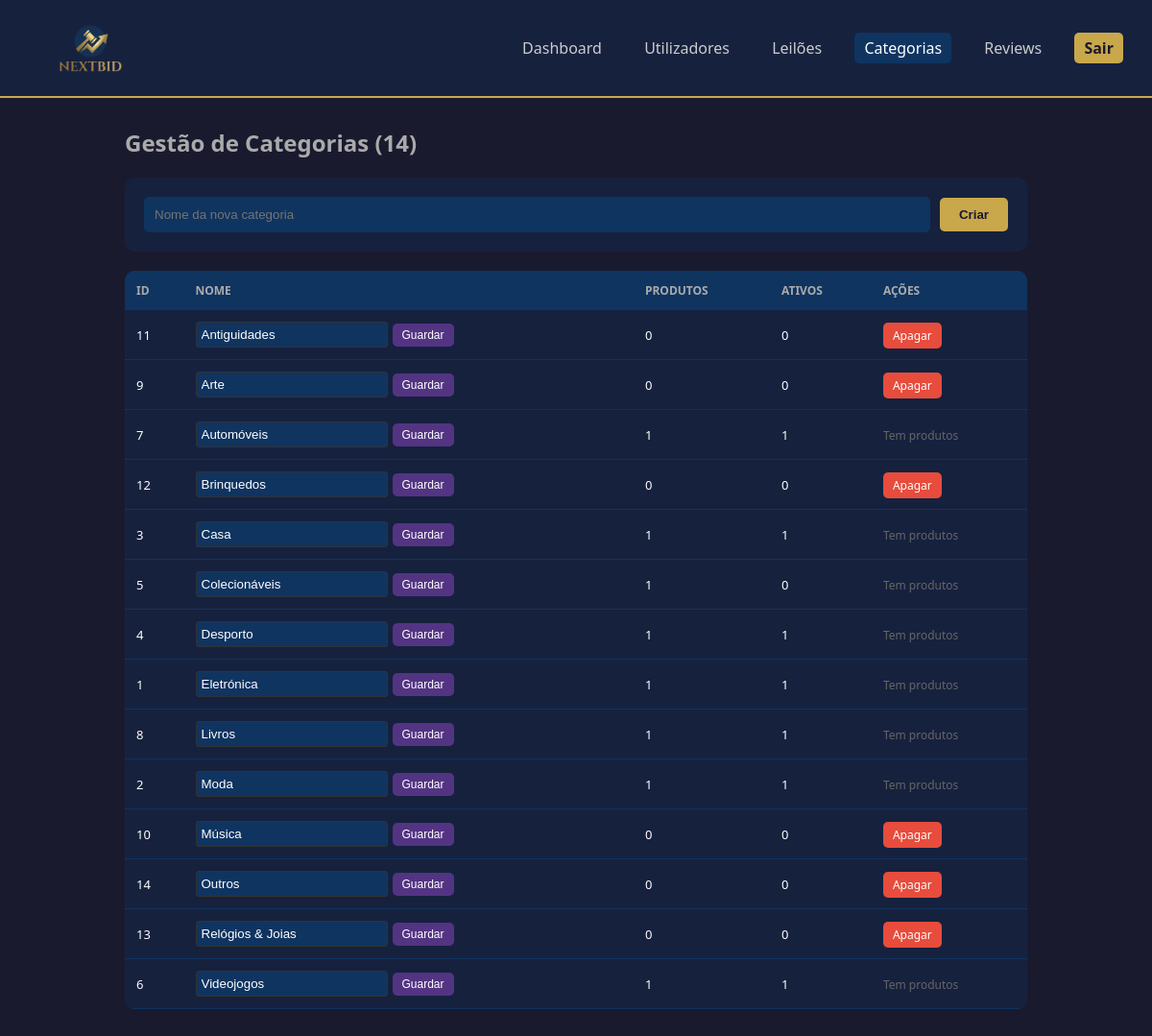
Screenshot of /backend/admin/categories.php (signed in) with the database file from the repository.
### tables this page shows
create table category (
    cat_id      int not null auto_increment,
    cat_name    varchar(80) not null,
    primary key (cat_id),
    unique key uq_category_name (cat_name)
);

### backend/admin/categories.php (the view, shortened to what this page needs)
<?php
require_once '../config/db.php';
$categories = $pdo->query("
    SELECT c.cat_id, c.cat_name,
           (SELECT COUNT(*) FROM product WHERE prd_cat_id = c.cat_id) as total_products,
           (SELECT COUNT(*) FROM product WHERE prd_cat_id = c.cat_id AND prd_status = 'active') as active_products
    FROM category c
    ORDER BY c.cat_name
")->fetchAll();
?>
<!DOCTYPE html>
<html lang="pt">
<head>
    <link rel="stylesheet" href="_admin.css">
</head>
<body>
    <div class="navbar">
        <img src="../../frontend/img/logo-NextBid.png" alt="NextBid" class="logo" style="height: 70px; mix-blend-mode: lighten;">
        <div>
            <a href="dashboard.php">Dashboard</a>
            <a href="users.php">Utilizadores</a>
            <a href="auctions.php">Leilões</a>
            <a href="categories.php" class="active">Categorias</a>
            <a href="reviews.php">Reviews</a>
            <a href="logout.php" class="logout">Sair</a>
        </div>
    </div>
    <div class="container">
        <h2>Gestão de Categorias (<?= count($categories) ?>)</h2>
        <form method="POST" class="form-box">
            <input type="text" name="name" placeholder="Nome da nova categoria" required>
            <button type="submit">Criar</button>
        </form>
        <table>
            <thead><tr><th>ID</th><th>Nome</th><th>Produtos</th><th>Ativos</th><th>Ações</th></tr></thead>
            <tbody>
                <?php foreach ($categories as $c): ?>
                <tr>
                    <td><?= $c['cat_id'] ?></td>
                    <td>
                        <form method="POST" style="display: flex; gap: 5px; align-items: center;">
                            <input type="text" name="name" value="<?= htmlspecialchars($c['cat_name']) ?>" style="background:#0f3460;border:1px solid #333;color:white;padding:5px;border-radius:3px;width:200px;">
                            <button type="submit" class="btn btn-info">Guardar</button>
                        </form>
                    </td>
                    <td><?= $c['total_products'] ?></td>
                    <td><?= $c['active_products'] ?></td>
                    <td>
                        <?php if ($c['total_products'] == 0): ?>
                            <a href="?delete=<?= $c['cat_id'] ?>" class="btn btn-danger" onclick="return confirm('Apagar?')">Apagar</a>
                        <?php else: ?>
                            <span style="color:#666;font-size:12px;">Tem produtos</span>
                        <?php endif; ?>
                    </td>
                </tr>
                <?php endforeach; ?>
            </tbody>
        </table>
    </div>
</body>
</html>

### backend/admin/_admin.css (style rules this page uses)
* { margin: 0; padding: 0; box-sizing: border-box; }
body { font-family: 'Segoe UI', Arial, sans-serif; background: #1a1a2e; color: white; }
.navbar { background: #16213e; padding: 15px 30px; display: flex; justify-content: space-between; align-items: center; border-bottom: 2px solid #C9A84C; }
.navbar a { color: #ccc; text-decoration: none; margin-left: 20px; padding: 5px 10px; border-radius: 5px; transition: all 0.2s; }
.navbar a:hover, .navbar a.active { color: white; background: #0f3460; }
.container { padding: 30px; max-width: 1400px; margin: 0 auto; }
h2 { margin-bottom: 20px; color: #aaa; }
table { width: 100%; border-collapse: collapse; background: #16213e; border-radius: 10px; overflow: hidden; }
th { background: #0f3460; padding: 12px; text-align: left; color: #aaa; font-size: 12px; text-transform: uppercase; }
td { padding: 12px; border-bottom: 1px solid #0f3460; font-size: 13px; }
.btn { padding: 5px 10px; border-radius: 5px; text-decoration: none; font-size: 12px; margin-right: 3px; }
.btn-danger { background: #e74c3c; color: white; }
.btn-info { background: #533483; color: white; }
.logout { background: #C9A84C; padding: 8px 15px; border-radius: 5px; color: #1a1a2e !important; font-weight: bold; }

### backend/admin/categories.php (style rules this page uses)
.container { max-width: 1000px; }
.form-box { background: #16213e; padding: 20px; border-radius: 10px; margin-bottom: 20px; display: flex; gap: 10px; align-items: center; }
.form-box input { padding: 10px; border: 1px solid #0f3460; background: #0f3460; color: white; border-radius: 5px; flex: 1; }
.form-box button { padding: 10px 20px; background: #C9A84C; color: #1a1a2e; border: none; border-radius: 5px; cursor: pointer; font-weight: bold; }
.btn-info { cursor: pointer; border: none; }

### rows the page displays
category: cat_id "11", name "Antiguidades", total_products "0", active_products "0"
category: cat_id "9", name "Arte", total_products "0", active_products "0"
category: cat_id "7", name "Automóveis", total_products "1", active_products "1", shows "Tem produtos"
category: cat_id "12", name "Brinquedos", total_products "0", active_products "0"
category: cat_id "3", name "Casa", total_products "1", active_products "1", shows "Tem produtos"
category: cat_id "5", name "Colecionáveis", total_products "1", active_products "0", shows "Tem produtos"
category: cat_id "4", name "Desporto", total_products "1", active_products "1", shows "Tem produtos"
category: cat_id "1", name "Eletrónica", total_products "1", active_products "1", shows "Tem produtos"
category: cat_id "8", name "Livros", total_products "1", active_products "1", shows "Tem produtos"
category: cat_id "2", name "Moda", total_products "1", active_products "1", shows "Tem produtos"
category: cat_id "10", name "Música", total_products "0", active_products "0"
category: cat_id "14", name "Outros", total_products "0", active_products "0"
category: cat_id "13", name "Relógios & Joias", total_products "0", active_products "0"
category: cat_id "6", name "Videojogos", total_products "1", active_products "1", shows "Tem produtos"

### other values shown
count($categories) "14"
